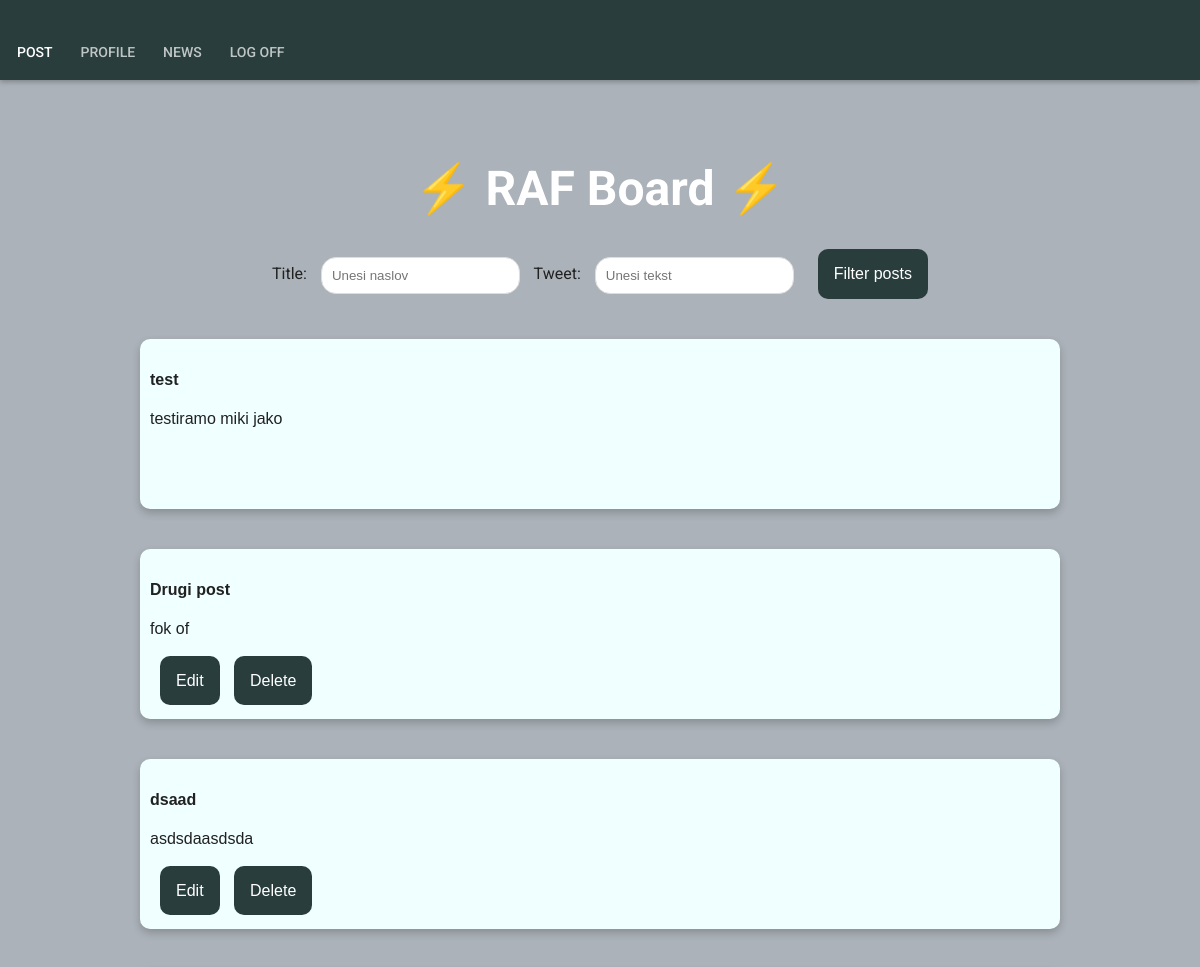
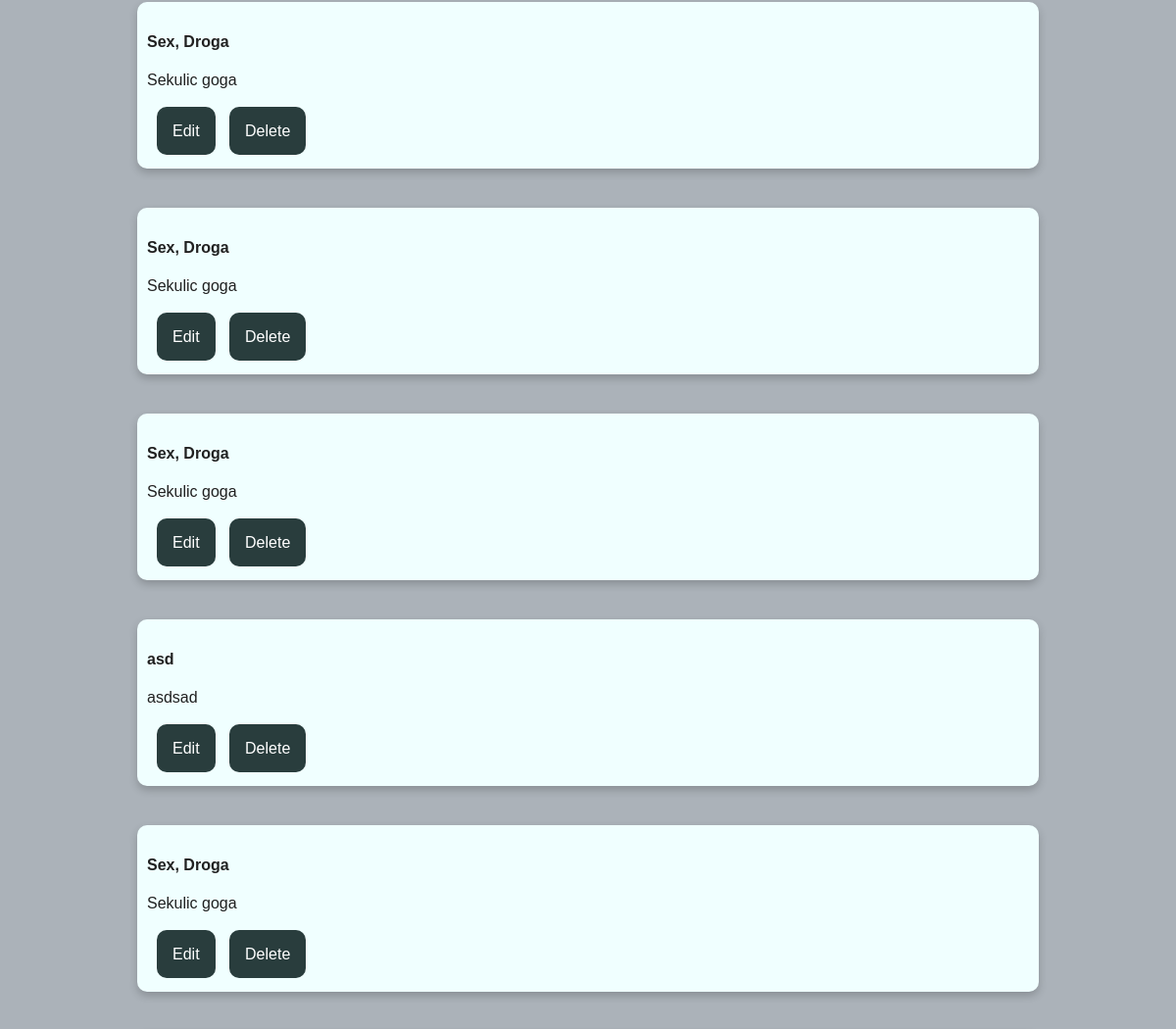
The page /posts/ (signed in, upper part) on the database as committed earlier (2 pictures, top to bottom).
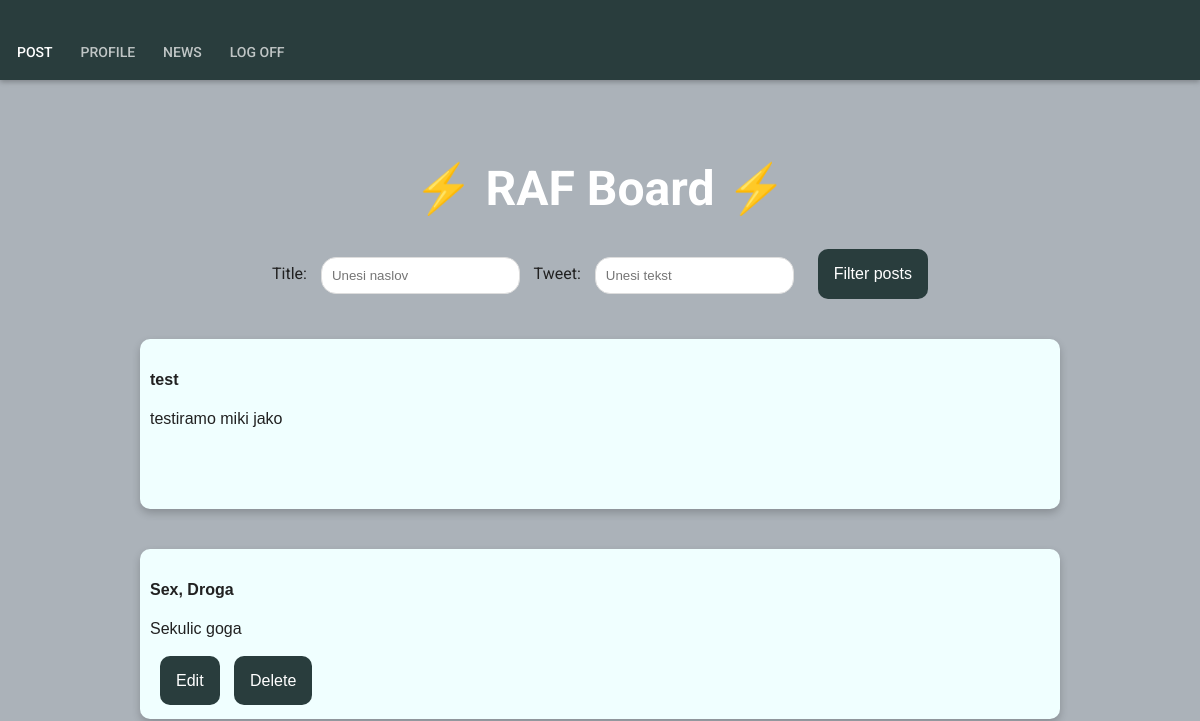
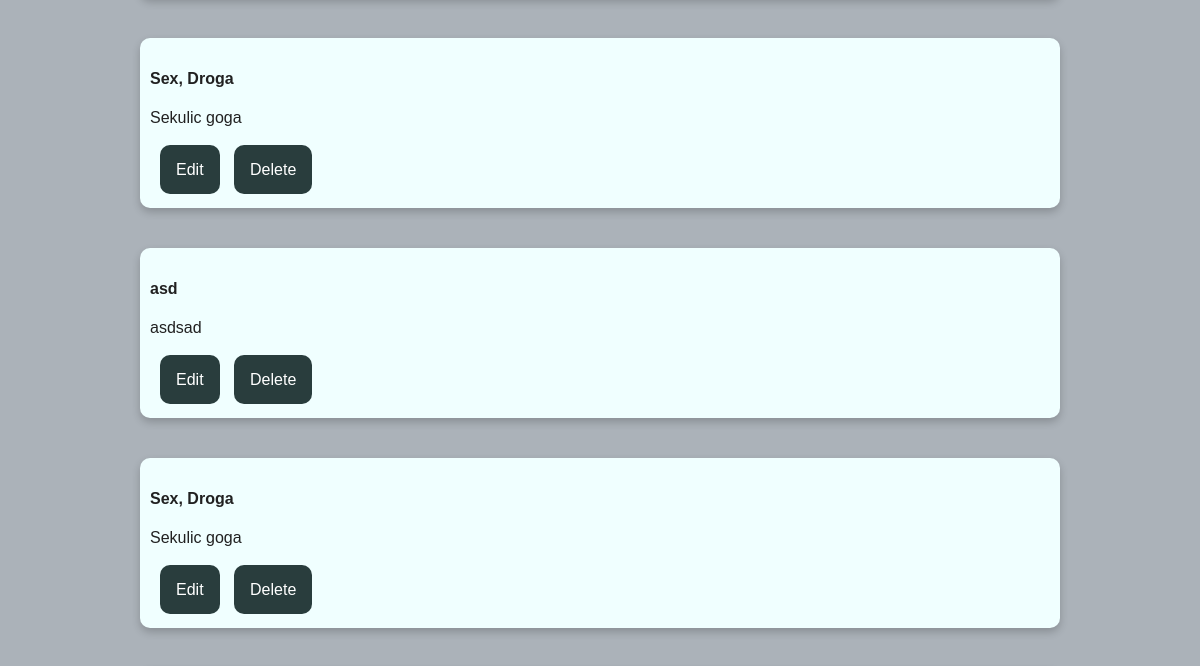
The same page on the database as committed later (2 pictures, top to bottom).
### posts/models.py (models this page shows, shortened)
class Post(models.Model):
    post_title = models.CharField(max_length = 200)
    post_tweet = models.CharField(max_length = 200)
    post_user_id = models.ForeignKey(User, on_delete = models.CASCADE, default="")

### posts/views.py (the view)
# urls.py: path('', PostListView.as_view(), name = 'posts-board'),
class PostListView(LoginRequiredMixin, ListView):
	model = Post
	template_name = 'posts/board.html'
	context_object_name = 'posts'

### posts/templates/posts/board.html (shortened to what this page needs)
{% extends "posts/layouts/header.html"%}
{% block content %}
  <h1>⚡️ RAF Board ⚡️ </h1>
  <div class="dropdown">
    <form class="form-inline" action="/posts/filter/" method="get">
      <label for="naslov">Title:</label>
      <input class="dropdownInput" type="text" id="title" placeholder="Unesi naslov" name="title" value="">
      <label for="text">Tweet:</label>
      <input class="dropdownInput" type="text" id="tweet" placeholder="Unesi tekst" name="tweet" value="">
      <button class="dropbtn" type="submit">Filter posts</button>
    </form>
  </div>
  {% for post in posts %}
    <div class="card">
      <div class="container">
        <h4><b>{{ post.post_title }}</b></h4>
        <p> {{post.post_tweet}} </p>
        <br>
        {% if post.post_user_id == user %}
          <a class="dropbtn" href="{% url 'posts-edit_post' post.id %}">Edit</a>
          <a class="dropbtn" href="{% url 'posts-delete_post' post.id %}"> Delete </a>
        {% endif %}
      </div>
    </div>
  {% endfor %}
{% endblock content %}

### posts/templates/posts/layouts/header.html (shortened to what this page needs)
<!DOCTYPE html>
<html lang="en">
    <head>
        {% load static %}
        <link rel="stylesheet" href="{% static "/stylesheets/style.css" %}">
    </head>
    <body>
        <header>
            <nav>
                <ul>
                    <li><a href="/posts/new_post/" class="first active">POST</a></li>
                    <li><a href="/profile/">PROFILE</a></li>
                    <li><a href="/posts/">NEWS</a></li>
                    <li><a href="/logout/">LOG OFF</a></li>
                </ul>
            </nav>
        </header>
        {% block content %}{% endblock %}
    </body>
</html>

### posts/static/stylesheets/style.css (style rules this page uses)
body { background: #ABB2B9; margin: 0; padding: 0; font-family: 'Roboto'; color: #212121; }
a, a:active, a:hover, a:visited { text-decoration: none; }
header { position: relative; background:#293d3d; height: 80px; width: 100%; margin: 0; z-index: 1; box-shadow: 0 2px 5px rgba(0, 0, 0, 0.26); }
header nav ul { padding: 0px; position: absolute; left: 5px; margin: 0px; list-style-type: none; bottom: 20px; line-height: 1; }
header nav li { display: absolute; display: inline-block; margin: 0px 12px 0px; line-height: 1; padding: 0; }
header nav li a { color: #fff; font-family: 'Roboto'; font-weight: 500; font-size: 14px; border-bottom: 2px #fff; opacity: 0.7; }
header nav li .first { margin: 0px 0px 0px; }
header nav li a.active { opacity: 1.0; }
.dropbtn { background-color: #293d3d; color: white; padding: 16px; font-size: 16px; border: none; cursor: pointer; margin-left: 10px; border-radius: 10px; }
.dropdownInput { border-radius: 15px; }
.dropdown { position: relative; max-width: 1000px; margin: 0 auto; margin: auto; align-self: center; text-align: center; }
.card { margin: auto; align-self: center; box-shadow: 0 4px 8px 0 rgba(0, 0, 0, 0.2); height: 150px; width: 900px; margin-top: 40px; text-align: left; font-family: arial; word-wrap: break-word; background-color: azure; position: relative; padding: 10px; border-radius: 10px; }
h1 { color: #fff; text-align: center; padding: 1em 0 0 0; font-size: 3em; font-weight: 700; }
.form-inline { display: flex; align-items: center; display: inline-block; border-radius: 15px; }
.form-inline label { margin: 5px 10px 5px 0; }
.form-inline input { vertical-align: middle; margin: 5px 10px 5px 0; padding: 10px; background-color: #fff; border: 1px solid #ddd; }
.form-inline button { background-color: #293d3d; color: white; padding: 16px; font-size: 16px; border: none; cursor: pointer; margin-left: 10px; }

Rows that differ between the two databases and show on the page:
removed Post: post_title "Drugi post", post_tweet "fok of", shows "Edit"
removed Post: post_title "dsaad", post_tweet "asdsdaasdsda", shows "Edit"
removed Post: post_title "Sex, Droga", post_tweet "Sekulic goga", shows "Edit"
